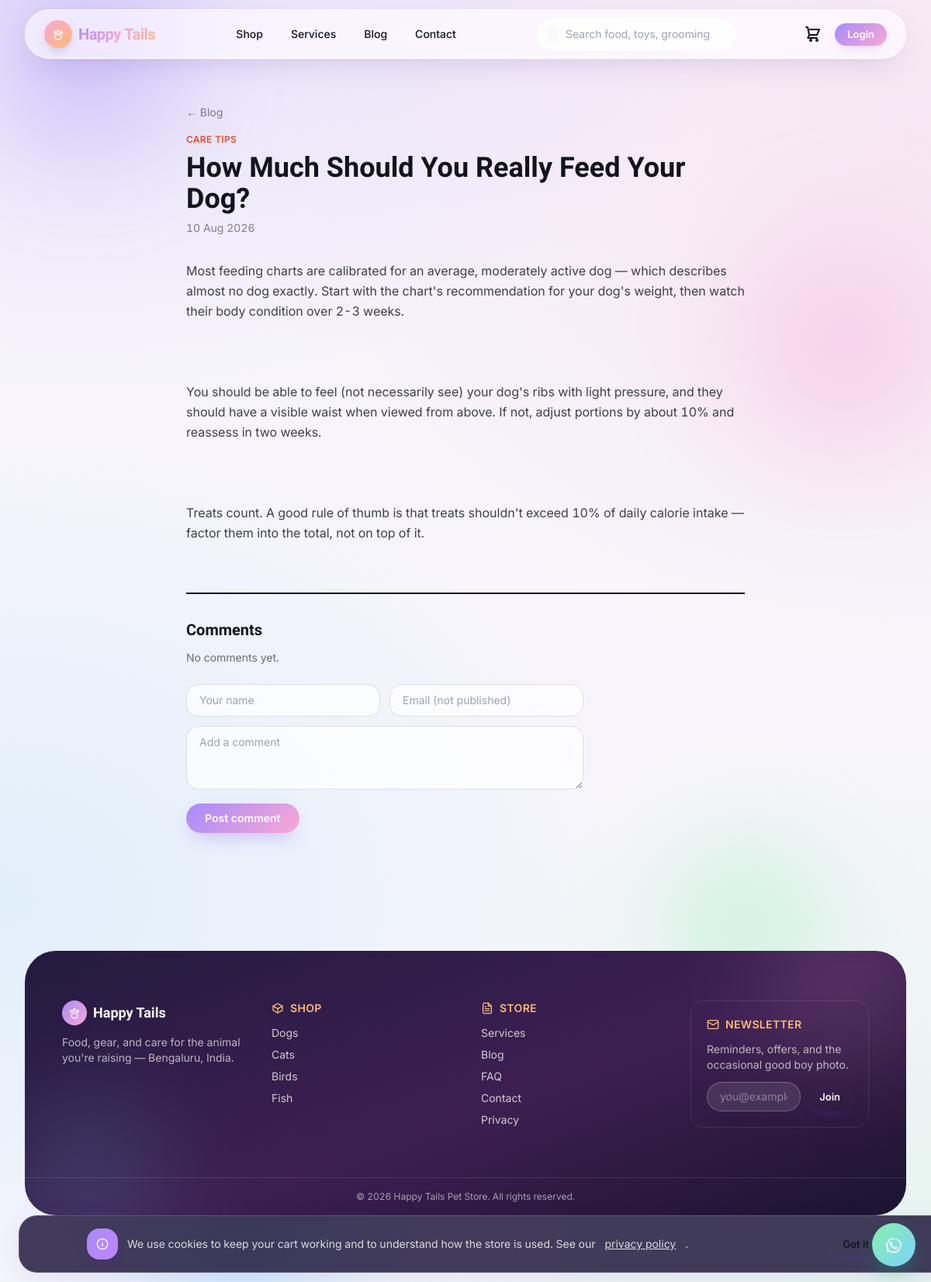
Screenshot of /blog/how-much-should-you-really-feed-your-dog with the database file from the repository.
### tables this page shows
CREATE TABLE blog_posts (
    id INTEGER PRIMARY KEY AUTOINCREMENT,
    blog_category_id INT NULL,
    author_user_id INT NULL,
    title VARCHAR(200) NOT NULL,
    slug VARCHAR(220) NOT NULL,
    excerpt VARCHAR(300) NULL,
    body TEXT NOT NULL,
    cover_image_path VARCHAR(255) NULL,
    status TEXT NOT NULL DEFAULT 'draft' CHECK (status IN ('draft','published')),
    published_at DATETIME NULL,
    meta_title VARCHAR(200) NULL,
    meta_description VARCHAR(300) NULL,
    created_at DATETIME NOT NULL,
    updated_at DATETIME NOT NULL,
    CONSTRAINT blog_posts_category_fk FOREIGN KEY (blog_category_id) REFERENCES blog_categories(id) ON DELETE SET NULL,
    CONSTRAINT blog_posts_author_fk FOREIGN KEY (author_user_id) REFERENCES users(id) ON DELETE SET NULL
    );

CREATE TABLE blog_categories (
    id INTEGER PRIMARY KEY AUTOINCREMENT,
    name VARCHAR(100) NOT NULL,
    slug VARCHAR(120) NOT NULL,
    created_at DATETIME NOT NULL,
    updated_at DATETIME NOT NULL
    );

### app/Core/Request.php (called while the page is built, shortened)
<?php
final class Request
{
    private array $query;
    private array $body;
    private array $server;
    private array $jsonBody = [];
    public function __construct()
    {
        $this->query = $_GET;
        $this->body = $_POST;
        $this->server = $_SERVER;
    }
    public function method(): string
    {
        $method = strtoupper($this->server['REQUEST_METHOD'] ?? 'GET');
        return $method;
    }
    public function path(): string
    {
        $uri = $this->server['REQUEST_URI'] ?? '/';
        $path = parse_url($uri, PHP_URL_PATH) ?: '/';
        return '/' . trim($path, '/');
    }
    public function all(): array
    {
        return array_merge($this->query, $this->body, $this->jsonBody);
    }
    public function input(string $key, mixed $default = null): mixed
    {
        return $this->all()[$key] ?? $default;
    }
}

### app/Core/View.php (called while the page is built, shortened)
<?php
final class View
{
    private static ?string $layout = null;
    public static function render(string $template, array $data = []): string
    {
        self::$layout = null;
        $content = self::renderFile($template, $data);
        if (self::$layout !== null) {
            $content = self::renderFile(self::$layout, $data);
        }
        return $content;
    }
    private static function renderFile(string $template, array $data): string
    {
        $path = base_path('app/Views/' . $template . '.php');
        extract($data, EXTR_SKIP);
        require $path;
        return (string) ob_get_clean();
    }
    public static function extend(string $layout): void
    {
        self::$layout = $layout;
    }
}

### app/Controllers/Site/BlogController.php (called while the page is built, shortened)
<?php
final class BlogController extends Controller
{
    public function show(Request $request, string $slug): void
    {
        $post = BlogPost::findBySlug($slug);
        $this->view('site/blog/show', [
            'title' => $post['title'],
            'description' => $post['excerpt'],
            'post' => $post,
            'comments' => BlogPost::approvedComments((int) $post['id']),
        ]);
    }
}

### app/Middleware/MaintenanceMiddleware.php (called while the page is built, shortened)
<?php
final class MaintenanceMiddleware
{
    public function handle(Request $request, callable $next): mixed
    {
        return $next();
    }
}

### public/index.php (called while the page is built, shortened)
<?php
$router = new Router();
$router->dispatch(App::request());

### app/Core/Database.php (called while the page is built, shortened)
<?php
final class Database
{
    private PDO $pdo;
    private function __construct()
    {
        $path = (string) config('db.path');
        $dsn = 'sqlite:' . $path;
        $options = [
            PDO::ATTR_ERRMODE => PDO::ERRMODE_EXCEPTION,
            PDO::ATTR_DEFAULT_FETCH_MODE => PDO::FETCH_ASSOC,
            PDO::ATTR_EMULATE_PREPARES => false,
        ];
        $this->pdo = new PDO($dsn, null, null, $options);
        $this->pdo->exec('PRAGMA foreign_keys = ON');
        $this->pdo->exec('PRAGMA journal_mode = WAL');
        $this->pdo->exec('PRAGMA busy_timeout = 5000');
    }
    public function query(string $sql, array $bindings = []): PDOStatement
    {
        try {
            $stmt = $this->pdo->prepare($sql);
            $stmt->execute($bindings);
        } catch (PDOException $e) {
            logger_channel('db')->error('Query failed', [
                'sql' => $sql,
                'bindings' => $bindings,
                'error' => $e->getMessage(),
            ]);
            throw $e;
        }
        return $stmt;
    }
    public function selectOne(string $sql, array $bindings = []): ?array
    {
        $row = $this->query($sql, $bindings)->fetch();
        return $row === false ? null : $row;
    }
}

### config/config.php (called while the page is built, shortened)
<?php
return [
    'app' => [
        'name' => env('APP_NAME', 'Happy Tails Pet Store'),
        'env' => env('APP_ENV', 'production'),
        'debug' => (bool) env('APP_DEBUG', false),
        'url' => env('APP_URL', 'http://localhost:8000'),
        'timezone' => env('APP_TIMEZONE', 'Asia/Kolkata'),
        'locale' => env('APP_LOCALE', 'en'),
        'currency' => env('APP_CURRENCY', 'INR'),
        'currency_symbol' => env('APP_CURRENCY_SYMBOL', '₹'),
        'key' => env('APP_KEY', ''),
    ],
    'db' => [
        'path' => env('DB_PATH') ?: storage_path('database.sqlite'),
    ],
    'mail' => [
        'mode' => env('MAIL_MODE', 'log'),
        'host' => env('MAIL_HOST', ''),
        'port' => (int) env('MAIL_PORT', 587),
        'username' => env('MAIL_USERNAME', ''),
        'password' => env('MAIL_PASSWORD', ''),
        'encryption' => env('MAIL_ENCRYPTION', 'tls'),
        'from_address' => env('MAIL_FROM_ADDRESS', 'hello@example.com'),
        'from_name' => env('MAIL_FROM_NAME', 'Happy Tails Pet Store'),
    ],
    'sms' => [
        'mode' => env('SMS_MODE', 'log'),
    ],
    'google' => [
        'client_id' => env('GOOGLE_CLIENT_ID', ''),
        'client_secret' => env('GOOGLE_CLIENT_SECRET', ''),
    ],
    'payment' => [
        'gateway' => env('PAYMENT_GATEWAY', 'razorpay'),
        'razorpay_key_id' => env('RAZORPAY_KEY_ID', ''),
        'razorpay_key_secret' => env('RAZORPAY_KEY_SECRET', ''),
        'razorpay_webhook_secret' => env('RAZORPAY_WEBHOOK_SECRET', ''),
    ],
    'session' => [
        'lifetime' => (int) env('SESSION_LIFETIME', 120),
        'secure' => (bool) env('SESSION_SECURE_COOKIE', false),
    ],
    'developer_tools' => (bool) env('DEVELOPER_TOOLS', false),
    'cron_secret' => env('CRON_SECRET', ''),
];

### app/Models/BlogPost.php (called while the page is built, shortened)
<?php
final class BlogPost extends Model
{
    public static function findBySlug(string $slug): ?array
    {
        return static::db()->selectOne(
            'SELECT p.*, c.name AS category_name, c.slug AS category_slug, u.name AS author_name
             FROM blog_posts p
             LEFT JOIN blog_categories c ON c.id = p.blog_category_id
             LEFT JOIN users u ON u.id = p.author_user_id
             WHERE p.slug = :slug AND p.status = "published"',
            ['slug' => $slug],
        );
    }
}

### app/Core/Session.php (called while the page is built, shortened)
<?php
final class Session
{
    public static function flashInput(string $key, mixed $default = ''): mixed
    {
        return $_SESSION['_flash_input_old'][$key] ?? $default;
    }
}

### app/Views/site/blog/show.php (the view, shortened to what this page needs)
<article class="mx-auto max-w-3xl px-4 sm:px-6 py-14">
  <a href="/blog" class="text-sm text-ink/50 hover:text-leash">&larr; Blog</a>
  <?php if ($post['category_name']): ?>
    <p class="mt-4 text-xs uppercase tracking-wide text-leash font-semibold"><?= e($post['category_name']) ?></p>
  <?php endif; ?>
  <h1 class="font-display text-3xl sm:text-4xl font-bold mt-2"><?= e($post['title']) ?></h1>
  <p class="mt-2 text-sm text-ink/50">
    <?= date('d M Y', strtotime((string) $post['published_at'])) ?><?= $post['author_name'] ? ' · ' . e($post['author_name']) : '' ?>
  </p>
  <div class="mt-8 prose-content text-ink/80 leading-relaxed whitespace-pre-line"><?= nl2br(e($post['body'])) ?></div>
  <div class="mt-16 border-t-2 border-ink pt-8">
    <h2 class="font-display text-xl font-bold">Comments</h2>
    <?php if ($comments === []): ?>
      <p class="mt-3 text-sm text-ink/60">No comments yet.</p>
    <?php endif; ?>
    <form method="POST" action="/blog/<?= (int) $post['id'] ?>/comments" class="mt-6 max-w-lg space-y-3">
      <div class="grid sm:grid-cols-2 gap-3">
        <input type="text" name="name" placeholder="Your name" required value="<?= e(old('name')) ?>" class="input text-sm">
        <input type="email" name="email" placeholder="Email (not published)" required value="<?= e(old('email')) ?>" class="input text-sm">
      </div>
      <textarea name="body" rows="3" placeholder="Add a comment" required class="input text-sm"></textarea>
      <button type="submit" class="btn btn-primary">Post comment</button>
    </form>
  </div>
</article>

### app/Core/Router.php (shortened to what this page needs)
<?php
final class Router
{
    private array $routes = [
        'GET' => [], 'POST' => [], 'PUT' => [], 'PATCH' => [], 'DELETE' => [],
    ];
    private string $groupPrefix = '';
    private array $groupMiddleware = [];
    public function group(array $attrs, callable $callback): void
    {
        $previousPrefix = $this->groupPrefix;
        $previousMiddleware = $this->groupMiddleware;
        $this->groupPrefix = $previousPrefix . ($attrs['prefix'] ?? '');
        $this->groupMiddleware = [...$previousMiddleware, ...($attrs['middleware'] ?? [])];
        $this->groupPrefix = $previousPrefix;
        $this->groupMiddleware = $previousMiddleware;
    }
    private function add(string $method, string $uri, mixed $handler, array $middleware): void
    {
        $uri = $this->groupPrefix . $uri;
        $uri = '/' . trim($uri, '/');
        $paramNames = [];
        $pattern = preg_replace_callback('#\{([a-zA-Z_][a-zA-Z0-9_]*)\}#', static function (array $m) use (&$paramNames) {
            $paramNames[] = $m[1];
            return '([^/]+)';
        }, $uri);
        $this->routes[$method][] = [
            'uri' => $uri,
            'pattern' => '#^' . $pattern . '$#',
            'handler' => $handler,
            'middleware' => [...$this->groupMiddleware, ...$middleware],
            'params' => $paramNames,
        ];
    }
    public function dispatch(Request $request): void
    {
        $method = $request->method();
        $path = $request->path();
        foreach ($this->routes[$method] ?? [] as $route) {
            if (preg_match($route['pattern'], $path, $matches)) {
                array_shift($matches);
                $params = array_combine($route['params'], $matches);
                $pipeline = array_reduce(
                    array_reverse($route['middleware']),
                    fn (callable $next, string $spec) => fn () => $this->resolveMiddleware($spec)->handle($request, $next),
                    fn () => $this->callHandler($route['handler'], $request, $params),
                );
                $pipeline();
                return;
            }
        }
    }
    private function resolveMiddleware(string $spec): object
    {
        $args = [];
        return new $class(...$args);
    }
    private function callHandler(mixed $handler, Request $request, array $params): mixed
    {
        if (is_array($handler)) {
            [$class, $method] = $handler;
            $controller = new $class();
            return $controller->{$method}($request, ...array_values($params));
        }
        throw new \RuntimeException('Invalid route handler');
    }
}

### public/assets/css/app.css (style rules this page uses)
:root { --ink: #12141c; --paper: #f6f7f2; --leash: #e8492a; --tennis: #f2b705; --fern: #1f5f4a; --mist: #dde3de; --danger: #dc2626; --info: #2563eb; --plum: #7c3aed; --sky: #2f7fb8; }
* { scrollbar-color: var(--ink) var(--mist); }
html { scroll-behavior: smooth; }
body { background: var(--paper); color: var(--ink); font-feature-settings: "tnum" 1, "cv11" 1; }
.font-display { font-family: "Bricolage Grotesque", ui-sans-serif, system-ui, sans-serif; }
.btn { display: inline-flex; align-items: center; justify-content: center; gap: 0.5rem; font-weight: 600; font-size: 0.875rem; line-height: 1; padding: 0.75rem 1.5rem; border: 2px solid var(--ink); cursor: pointer; box-shadow: 3px 3px 0 var(--ink); transition: transform 0.12s ease-out, box-shadow 0.12s ease-out, background-color 0.15s, color 0.15s, border-color 0.15s; }
.btn-primary { background: var(--ink); color: var(--paper); }
.input { width: 100%; border: 2px solid var(--ink); padding: 0.625rem 1rem; background: var(--paper); transition: border-color 0.15s, box-shadow 0.15s; }
body.site-shell { --lav: #a78bfa; --blush: #f9a8d4; --peach: #fdba74; --skyb: #7dd3fc; --mint: #86efac; --glass-bg: rgba(255, 255, 255, 0.6); --glass-border: rgba(255, 255, 255, 0.8); background: radial-gradient(ellipse 900px 600px at 8% -5%, color-mix(in srgb, var(--lav) 22%, transparent), transparent), radial-gradient(ellipse 900px 700px at 100% 10%, color-mix(in srgb, var(--blush) 20%, transparent), transparent), radial-gradient(ellipse 800px 600px at 0% 70%, color-mix(in srgb, var(--skyb) 18%, transparent), transparent), radial-gradient(ellipse 900px 700px at 100% 100%, color-mix(in srgb, var(--mint) 16%, transparent), transparent), #f7f5fb; background-attachment: fixed; position: relative; }
.site-shell .btn { border-radius: 999px; border: none; box-shadow: 0 10px 24px -8px rgba(124, 58, 237, 0.35); transition: transform 0.2s cubic-bezier(0.22, 1, 0.36, 1), box-shadow 0.2s cubic-bezier(0.22, 1, 0.36, 1), filter 0.2s; }
.site-shell .btn-primary { background: linear-gradient(135deg, var(--lav), var(--blush)); color: #fff; }
.site-shell .input { border: 1.5px solid rgba(18, 20, 28, 0.12); border-radius: 1rem; background: rgba(255, 255, 255, 0.7); backdrop-filter: blur(6px); }

### rows the page displays
blog_posts: blog_category.name "CARE TIPS", title "How Much Should You Really Feed Your Dog?", published_at "10 Aug 2026", body "Most feeding charts are calibrated for an average, moderately active dog — which describes almost no dog exactly. Start with the chart's recommendation for your dog's weight, then watch their body condition over 2-3 weeks. You should be able to feel (not necessarily see) your dog's ribs with light pressure, and they should have a visible waist when viewed from above. If not, adjust portions by about 10% and reassess in two weeks. Treats count. A good rule of thumb is that treats shouldn't exceed 10% of daily calorie intake — factor them into the total, not on top of it."
